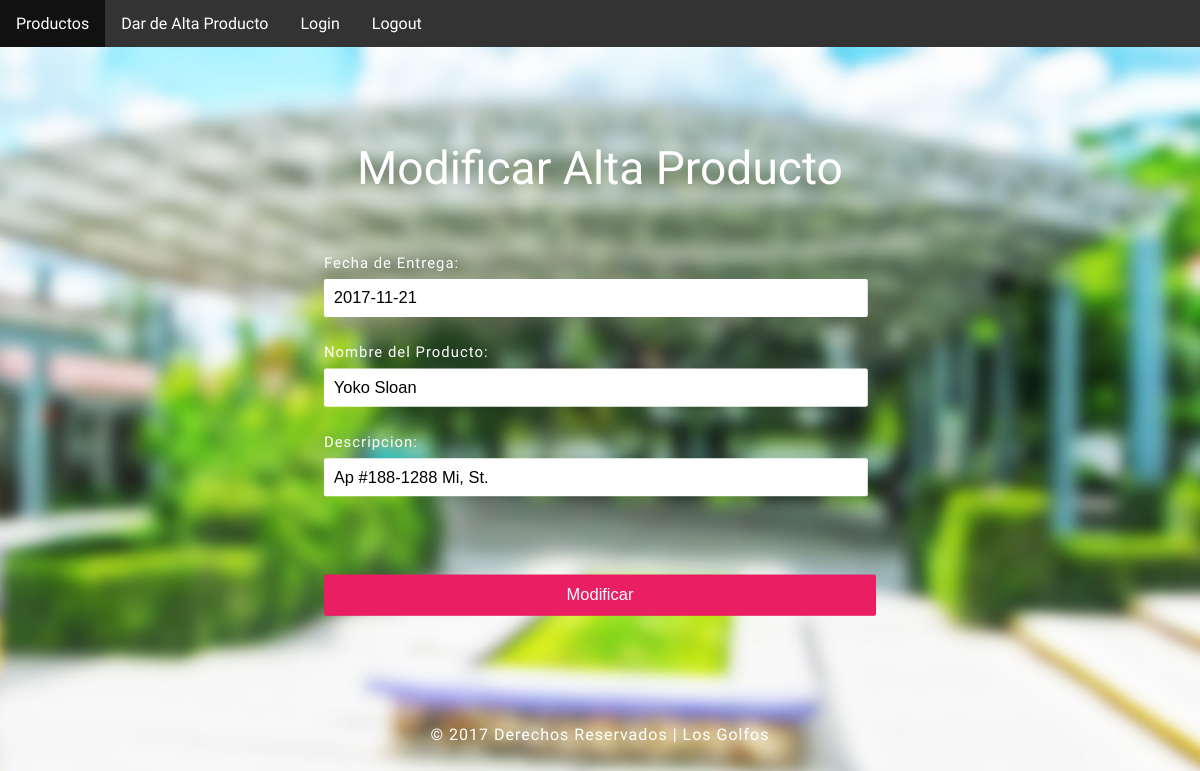
The app's page /modificar_producto.php?id_producto=25 (signed in) with its own data.
### tables this page shows
CREATE TABLE IF NOT EXISTS `producto` (
  `id_producto` int(11) NOT NULL AUTO_INCREMENT,
  `fecha_entrega` date NOT NULL,
  `nombre` varchar(30) NOT NULL,
  `descripcion` text NOT NULL,
  PRIMARY KEY (`id_producto`)
);

### modificar_producto.php (the view, shortened to what this page needs)
<!DOCTYPE html>
<html>
<head>
<link href="css/style.css" rel="stylesheet" type="text/css" media="all" />
<link rel="stylesheet" href="css/jquery-ui.css">
</head>
<body>
	<ul>
  		<li><a href="productos.php">Productos</a></li>
  		<li><a href="alta_producto.php">Dar de Alta Producto</a></li>
 		<li><a href="login.php">Login</a></li>
 		<li><a href="logout.php">Logout</a></li>
	</ul>
	<div class="main-agileinfo slider ">
		<div class="items-group">
			<div class="item agileits-w3layouts">
				<div class="block text main-agileits">
					<div class="login-form loginw3-agile">
						<div class="agile-row">
							<h1>Modificar Alta Producto</h1>
							<div class="login-agileits-top">
<?php
	$host_db = "localhost";
	$user_db = "root";
	$pass_db = "";
	$db_name = "mudle";
	$tbl_name = "producto";
	$conexion = new mysqli($host_db, $user_db, $pass_db, $db_name);
	$id_producto = $_GET['id_producto'];
	$sql = "SELECT * FROM $tbl_name where id_producto=$id_producto";
	$result = $conexion->query($sql);
	$row = $result->fetch_array(MYSQLI_ASSOC);
?>
								<form action="modificar.php" method="post">
									<p>Fecha de Entrega: </p>
									<input type="text" name="fecha_entrega" value="<?php echo $row['fecha_entrega'] ?>" id="datepicker" required>
									<p>Nombre del Producto: </p>
									<input type="text" name="nombre" maxlength="20" value="<?php echo $row['nombre'] ?>" required>
									<p>Descripcion: </p>
									<input type="text" name="descripcion" value="<?php echo $row['descripcion'] ?>" required>
									<input type="submit" name="Submit" value="Modificar">
								</form>
							</div>
						</div>
					</div>
				</div>
				<div class="footeragileits">
					<p> &copy; 2017 Derechos Reservados | Los Golfos</a></p>
				</div>
			</div>
		</div>
	</div>
</body>
</html>

### css/style.css (style rules this page uses)
html,body,div,span,applet,object,iframe,h1,h2,h3,h4,h5,h6,p,blockquote,pre,a,abbr,acronym,address,big,cite,code,del,dfn,em,img,ins,kbd,q,s,samp,small,strike,strong,sub,sup,tt,var,b,u,i,dl,dt,dd,ol,nav ul,nav li,fieldset,form,label,legend,table,caption,tbody,tfoot,thead,tr,th,td,article,aside,canvas,details,embed,figure,figcaption,footer,header,hgroup,menu,nav,output,ruby,section,summary,time,mark,audio,video { margin:0;padding:0;border:0;font-size:100%;font:inherit;vertical-align:baseline; }
ol,ul { list-style:none;margin:0px;padding:0px; }
a { text-decoration:none; }
body { font-family: 'Arsenal', sans-serif; background:#fff; background: url(../images/bg.jpg)repeat 0px 0px; background-size: cover; -webkit-background-size: cover; -moz-background-size: cover; -o-background-size: cover; background-attachment: fixed; }
h1 { font-size: 3em; text-align: center; color: #fff; font-weight: 100; }
.login-form h1 { font-size: 3em; color: #fff; text-align: center; margin-bottom: 1.5em; line-height: 0.7em; }
.login-form input[type="text"], .login-form input[type="password"] { outline: none; font-size: 1em; color: #000; padding: .6em; margin: 0; width: 95%; border: none; -webkit-appearance: none; display: block; background: #fff; -webkit-border-radius: 2px; -moz-border-radius: 2px; -o-border-radius: 2px; -ms-border-radius: 2px; border-radius: 2px; }
.login-form p { font-size: 0.9em; color: #fff; margin:1.8em 0 .5em; letter-spacing: 1px; }
.login-form input[type="submit"] { font-size: 1em; color: #fff; background: #E91E63; border: 1px solid #E91E63; outline: none; cursor: pointer; padding: .6em 1em; -webkit-appearance: none; width: 100%; -webkit-border-radius: 2px; -moz-border-radius: 2px; -ms-border-radius: 2px; -o-border-radius: 2px; border-radius: 2px; }
.footeragileits p { line-height: 1.8em; margin: 3em 0; text-align: center; font-size:1em; color: #fff; letter-spacing: 1px; }
.slider .items-group { width: 100%; height: 100%; position: relative; }
.item { -webkit-transition: 0.5s; -moz-transition: 0.5s; -o-transition: 0.5s; -ms-transition: 0.5s; transition: 0.5s; visibility: hidden; position: relative; opacity: 1; visibility: visible; }
.item .block { width: 30%; padding: 3.5em 3em; margin: 4em auto; color: #fff; -webkit-transition: box-shadow 0.5s; transition: box-shadow 0.5s; overflow: hidden; border-radius: 10px; -webkit-transform: scale(1.03); -moz-transform: scale(1.03); -o-transform: scale(1.03); -ms-transform: scale(1.03); transform: scale(1.03); box-sizing: border-box; background-size: cover; background-position: center; background-attachment: fixed; box-shadow: none; }
@media (max-width:1440px) { .item .block { width: 50%; } }
@media (max-width:1366px) { .login-form h1 { font-size: 2.8em; } }
@media (max-width:1280px) { .item .block { padding: 3em 2em; } }
ul { list-style-type: none; margin: 0; padding: 0; overflow: hidden; background-color: #333; }
li { float: left; }
li a { display: block; color: white; text-align: center; padding: 14px 16px; text-decoration: none; }

### records on screen
producto: fecha_entrega "2017-11-21", nombre "Yoko Sloan", descripcion "Ap #188-1288 Mi, St."
